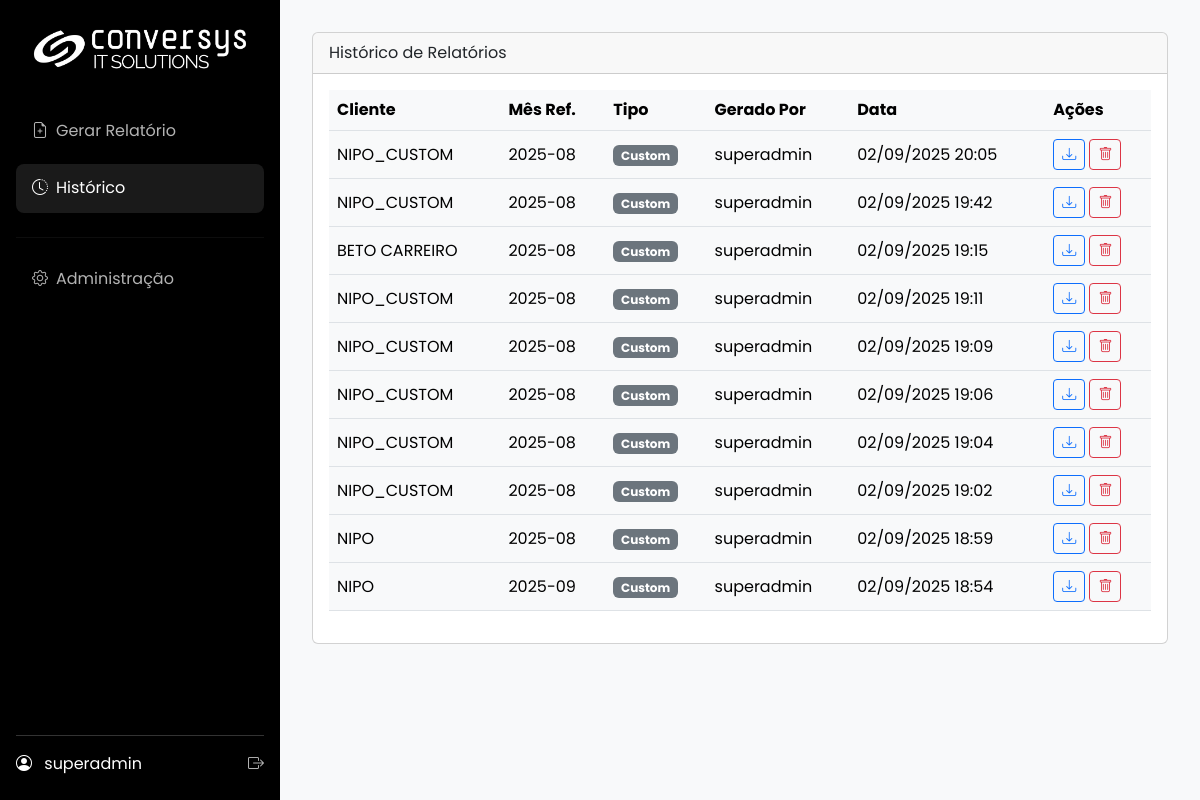
The app's page /history (signed in), older data.
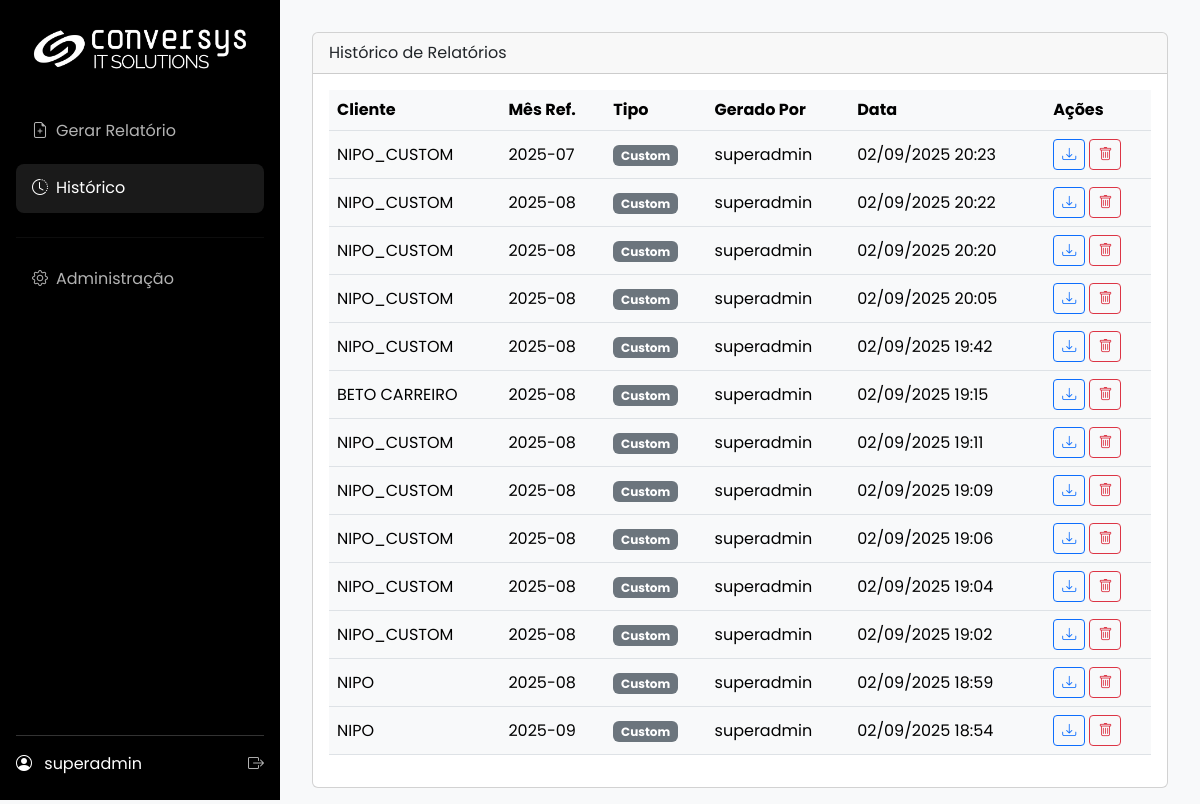
The same page, newer data.
### app/models.py (models this page shows, shortened)
class SystemConfig(db.Model):
    id = db.Column(db.Integer, primary_key=True)
    company_name = db.Column(db.String(100), default="Conversys IT Solutions")
    footer_text = db.Column(db.String(255), default=f"Conversys IT Solutions Copyright {dt.datetime.now().year} – Todos os direitos Reservados | Política de privacidade")
    primary_color = db.Column(db.String(7), default="#2c3e50")
    secondary_color = db.Column(db.String(7), default="#3498db")
    logo_dark_bg_path = db.Column(db.String(255), nullable=True)
    logo_light_bg_path = db.Column(db.String(255), nullable=True)
    login_background_path = db.Column(db.String(255), nullable=True)
    default_cover_path = db.Column(db.String(255), nullable=True)
    color_scheme = db.Column(db.String(10), default="light")
    color_bg_main = db.Column(db.String(7), default="#f8f9fa")
    color_bg_card = db.Column(db.String(7), default="#ffffff")
    color_text_light = db.Column(db.String(7), default="#212529")
    color_border = db.Column(db.String(7), default="#dee2e6")
    login_media_path = db.Column(db.String(255), nullable=True)
    report_cover_path = db.Column(db.String(255), nullable=True)
    report_final_page_path = db.Column(db.String(255), nullable=True)

class User(UserMixin, db.Model):
    id = db.Column(db.Integer, primary_key=True)
    username = db.Column(db.String(64), index=True, unique=True)
    email = db.Column(db.String(120), index=True, unique=True)
    password_hash = db.Column(db.String(256))
    role_id = db.Column(db.Integer, db.ForeignKey('role.id'))
    reports = db.relationship('Report', backref='user', lazy='dynamic')
    clients = db.relationship('Client', secondary=user_client_association, back_populates='users')
    def has_role(self, role_name):
        return self.role.name == role_name

class Report(db.Model):
    id = db.Column(db.Integer, primary_key=True)
    filename = db.Column(db.String(255), unique=True, nullable=False)
    file_path = db.Column(db.String(255), nullable=False)
    created_at = db.Column(db.DateTime, default=dt.datetime.utcnow)
    reference_month = db.Column(db.String(7), nullable=False)
    user_id = db.Column(db.Integer, db.ForeignKey('user.id'), nullable=False)
    client_id = db.Column(db.Integer, db.ForeignKey('client.id'), nullable=False)
    report_type = db.Column(db.String(50), default='custom', nullable=False)

class Client(db.Model):
    id = db.Column(db.Integer, primary_key=True)
    name = db.Column(db.String(100), nullable=False, unique=True)
    zabbix_url = db.Column(db.String(255), nullable=False)
    zabbix_user = db.Column(db.String(100), nullable=False)
    zabbix_password = db.Column(db.String(255), nullable=False)
    sla_contract = db.Column(db.Float, nullable=False, default=99.9)
    logo_path = db.Column(db.String(255))
    reports = db.relationship('Report', backref='client', lazy='dynamic')
    users = db.relationship('User', secondary=user_client_association, back_populates='clients')
    zabbix_groups = db.relationship('ClientZabbixGroup', backref='client', lazy='dynamic', cascade="all, delete-orphan")

### app/main/routes.py (the view)
@main.route('/history')
@login_required
def history():
    query = Report.query
    if current_user.has_role('client'):
        client_ids = [c.id for c in current_user.clients]
        query = query.filter(Report.client_id.in_(client_ids))
    reports = query.order_by(Report.created_at.desc()).all()
    return render_template('history.html', title="Histórico", reports=reports)

### app/__init__.py (called while the page is built)
@login_manager.user_loader
def load_user(user_id):
    from .models import User
    return db.session.get(User, int(user_id))

def _ensure_request_id():
    rid = getattr(g, "request_id", None)
    if not rid:
        rid = uuid.uuid4().hex
        g.request_id = rid
    return rid

### app/main/routes.py (called while the page is built, shortened)
@main.before_app_request
def before_request_func():
    cfg = SystemConfig.query.first()
    g.sys_config = cfg

### app/templates/history.html (shortened to what this page needs)
{% extends 'base.html' %}
{% block content %}
<div class="card">
    <div class="card-header">Histórico de Relatórios</div>
    <div class="card-body">
        <div class="table-responsive">
            <table class="table table-hover align-middle">
            <thead>
                <tr>
                    <th>Cliente</th>
                    <th>Mês Ref.</th>
                    <th>Tipo</th>
                    <th>Gerado Por</th>
                    <th>Data</th>
                    <th>Ações</th>
                </tr>
            </thead>
            <tbody>
            {% for report in reports %}
            <tr>
                <td>{{ report.client.name }}</td>
                <td>{{ report.reference_month }}</td>
                <td><span class="badge bg-secondary">{{ report.report_type.replace('_', ' ')|title }}</span></td>
                <td>{{ report.user.username }}</td>
                <td>{{ report.created_at.strftime('%d/%m/%Y %H:%M') }}</td>
                <td>
                    <a href="{{ url_for('main.download_report', report_id=report.id) }}" class="btn btn-sm btn-outline-primary" title="Baixar Novamente">
                        <i class="bi bi-download"></i>
                    </a>
                    <button class="btn btn-sm btn-outline-danger" title="Excluir Relatório" onclick="confirmDelete('{{ url_for('main.delete_report', report_id=report.id) }}')">
                        <i class="bi bi-trash"></i>
                    </button>
                </td>
            </tr>
            {% else %}
            <tr><td colspan="6" class="text-center text-muted p-4">Nenhum relatório no histórico.</td></tr>
            {% endfor %}
            </tbody>
            </table>
        </div>
    </div>
</div>
{% endblock %}

### app/templates/base.html (shortened to what this page needs)
<!DOCTYPE html>
<html lang="pt-br" data-bs-theme="{{ g.sys_config.color_scheme | default('dark') }}">
<head>
    <link href="https://cdn.jsdelivr.net/npm/bootstrap@5.3.3/dist/css/bootstrap.min.css" rel="stylesheet">
    <link rel="stylesheet" href="https://cdn.jsdelivr.net/npm/bootstrap-icons@1.11.3/font/bootstrap-icons.min.css">
</head>
<body>
    <div class="d-flex">
        <div class="sidebar">
            <a href="{{ url_for('main.index') }}" class="logo">
                {% if g.sys_config.logo_dark_bg_path %}
                    <img src="{{ url_for('main.uploaded_file', filename=g.sys_config.logo_dark_bg_path) }}" alt="Logo">
                {% else %}
                    <span>{{ g.sys_config.company_name }}</span>
                {% endif %}
            </a>
            <ul class="nav flex-column">
                <li><a href="{{ url_for('main.gerar_form') }}" class="nav-link {% if request.endpoint == 'main.gerar_form' %}active{% endif %}"><i class="bi bi-file-earmark-plus me-2"></i>Gerar Relatório</a></li>
                <li><a href="{{ url_for('main.history') }}" class="nav-link {% if request.endpoint == 'main.history' %}active{% endif %}"><i class="bi bi-clock-history me-2"></i>Histórico</a></li>
                {% if current_user.has_role('admin') or current_user.has_role('super_admin') %}
                <hr style="border-color: rgba(255,255,255,0.2);">
                <li><a href="{{ url_for('admin.dashboard') }}" class="nav-link {% if 'admin.' in request.endpoint %}active{% endif %}"><i class="bi bi-gear me-2"></i>Administração</a></li>
                {% endif %}
            </ul>
            <div class="user-info">
                <div class="d-flex justify-content-between align-items-center">
                    <div>
                        <i class="bi bi-person-circle me-2"></i>
                        <span>{{ current_user.username }}</span>
                    </div>
                    <a href="{{ url_for('auth.logout') }}" title="Sair"><i class="bi bi-box-arrow-right"></i></a>
                </div>
            </div>
        </div>
        <div class="main-content flex-grow-1">
            {% block content %}{% endblock %}
        </div>
    </div>
</body>
</html>

Row changes from the older to the newer data that the page shows:
added Report: client.name "NIPO_CUSTOM", reference_month "2025-07", report_type.replace "Custom", user.username "superadmin", created_at "02/09/2025 20:23"
added Report: client.name "NIPO_CUSTOM", reference_month "2025-08", report_type.replace "Custom", user.username "superadmin", created_at "02/09/2025 20:22"
added Report: client.name "NIPO_CUSTOM", reference_month "2025-08", report_type.replace "Custom", user.username "superadmin", created_at "02/09/2025 20:20"
